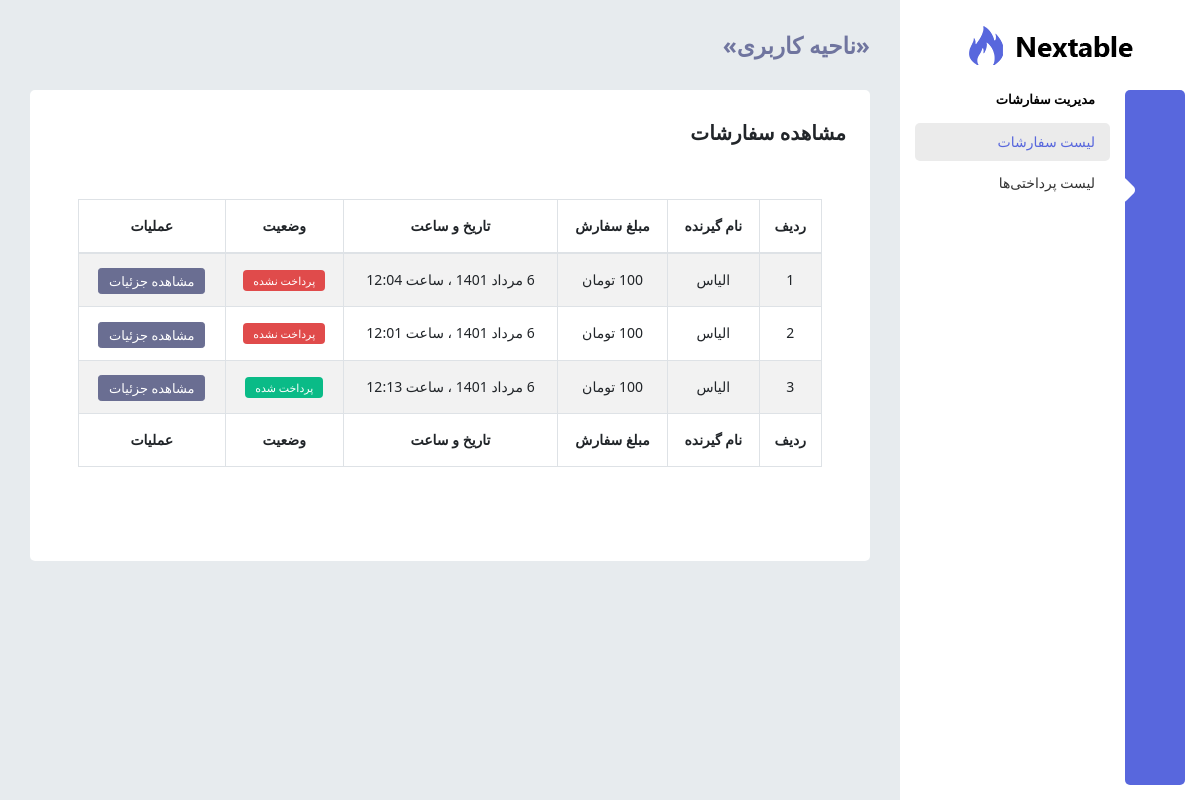
Page /panel/orders/ (signed in) on the earlier database version.
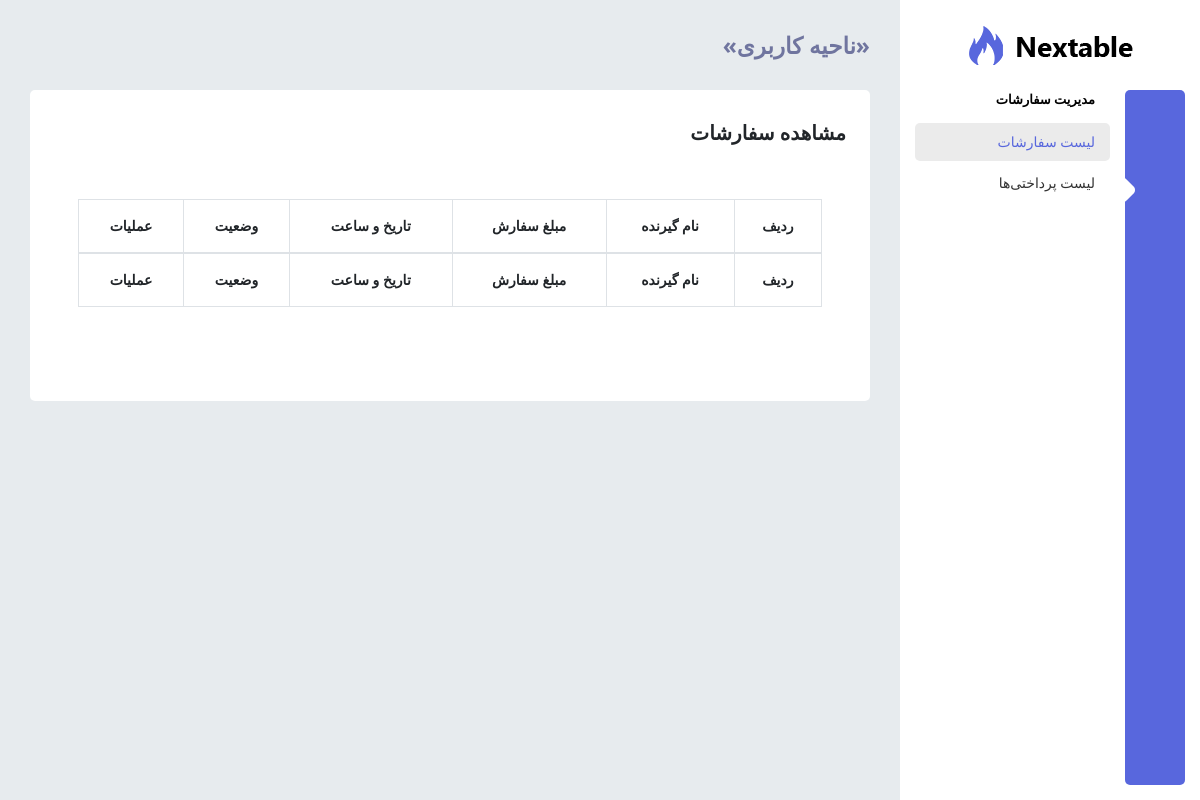
Same page on the later database version.
### orders/models.py (models this page shows, shortened)
class Order(models.Model):
    user = models.ForeignKey(User, on_delete=models.CASCADE, related_name='orders')
    recipient_name = models.CharField(max_length=100)
    recipient_phone_number = models.CharField(max_length=11)
    recipient_address = models.CharField(max_length=250)
    coupon_code = models.CharField(max_length=20, default=None, null=True, blank=True)
    coupon_discount = models.PositiveSmallIntegerField(default=None, null=True, blank=True)
    paid = models.BooleanField(default=False)
    created = models.DateTimeField(auto_now_add=True)
    updated = models.DateTimeField(auto_now=True, )
    class Meta:
        ordering = ('paid', '-id',)
    def get_total_cost(self, without_discount=False):
        total = sum(item.get_item_cost() for item in self.items.all())
        total_with_discount = total
        if self.coupon_code and self.coupon_discount:
            discount_price = (self.coupon_discount / 100) * total
            total_with_discount = int(total - discount_price)
        if without_discount:
            return total
        return total_with_discount

### panel/views.py (the view)
# urls.py: path('orders/', views.OrderListView.as_view(), name='order_list'),
class OrderListView(ListView):
    template_name = 'panel/users/order_list.html'
    def get_queryset(self):
        return Order.objects.filter(user=self.request.user)

### extensions/jalali.py (called while the page is built)
    def persian_tuple(self):
        return self.persian_year, self.persian_month, self.persian_day

### orders/context_processors.py (called while the page is built)
def cart(request):
    cart = Cart(request)
    return {
        'cart': cart
    }

### orders/models.py (called while the page is built)
    def get_item_cost(self):
        return self.price * self.quantity

### templatetags/panel_base_tags.py (called while the page is built)
@register.inclusion_tag('panel/partials/nav_item.html')
def nav_item(request, url_name, text):
    return {
        'request': request,
        'url_name': url_name,
        'go_to': f'panel:{url_name}',
        'text': text,
    }

@register.inclusion_tag('panel/partials/nav_menu.html')
def nav_menu(request, url_names, href, text, icon):
    return {
        'request': request,
        'url_names': url_names.split(','),
        'href': href,
        'text': text,
        'icon': icon,
    }

@register.inclusion_tag('panel/partials/nav_active.html')
def nav_active(request, url_names):
    return {
        'request': request,
        'url_names': url_names.split(','),
    }

@register.inclusion_tag('panel/partials/jalali_date.html')
def jalali_date(date):
    return {
        'date': jalali_converter(date),
    }

### templates/panel/users/order_list.html
{% extends 'panel/base.html' %}
{% load humanize %}
{% load panel_base_tags %}
{% block panel_title %} مشاهده سفارشات{% endblock %}
{% block panel_content %}
<div class="card">
    <div class="card-body">
        <table id="example1" class="table table-striped table-bordered" width="100%">
            <thead>
                <tr class="text-center">
                    <th>ردیف</th>
                    <th>نام گیرنده</th>
                    <th>مبلغ سفارش</th>
                    <th>تاریخ و ساعت</th>
                    <th>وضعیت</th>
                    <th>عملیات</th>
                </tr>
            </thead>
            <tbody>
                {% for order in object_list %}
                    <tr class="text-center">
                        <td>{{ forloop.counter }}</td>
                        <td>{{ order.recipient_name }}</td>
                        <td>{{ order.get_total_cost|intcomma:False }} تومان</td>
                        <td>{% jalali_date order.created %}</td>
                        <td>
                            {% if order.paid %}
                            <span class="badge badge-success">پرداخت شده</span>
                            {% else %}
                            <span class="badge badge-danger">پرداخت نشده</span>
                            {% endif %}
                        </td>
                        <td><a href="{% url 'panel:order_detail' order.id %}" class="btn btn-secondary btn-sm">مشاهده جزئیات</a></td>
                    </tr>
                {% endfor %}
            </tbody>
            <tfoot>
                <tr class="text-center">
                    <th>ردیف</th>
                    <th>نام گیرنده</th>
                    <th>مبلغ سفارش</th>
                    <th>تاریخ و ساعت</th>
                    <th>وضعیت</th>
                    <th>عملیات</th>
                </tr>
            </tfoot>
        </table>
    </div>
</div>
{% endblock %}

### templates/panel/partials/jalali_date.html
{{date}}

Differences in the rows shown:
no longer on this page (row edited): Order: recipient_name "الیاس", date "6 مرداد 1401 ، ساعت 12:04", paid "پرداخت نشده"
no longer on this page (row edited): Order: recipient_name "الیاس", date "6 مرداد 1401 ، ساعت 12:01", paid "پرداخت نشده"
no longer on this page (row edited): Order: recipient_name "الیاس", date "6 مرداد 1401 ، ساعت 12:13", paid "پرداخت شده"
